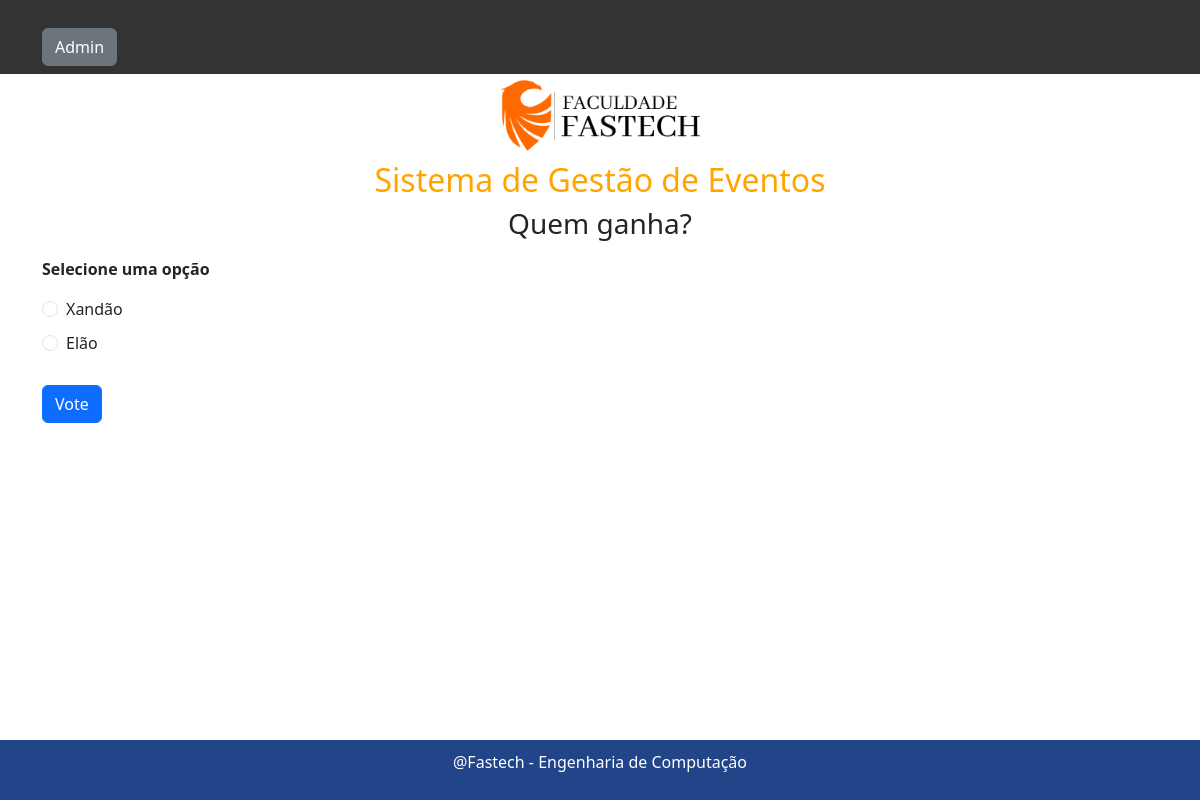
Screenshot of /3/vote with the database file from the repository.
### enquete/models.py (models this page shows, shortened)
class Question(models.Model):
    question_text = models.CharField(max_length=200)
    objects = models.Manager()

class Option(models.Model):
    question = models.ForeignKey(Question, on_delete=models.CASCADE)
    option_text = models.CharField(max_length=200)
    votes = models.IntegerField(default=0)

### enquete/views.py (the view)
# urls.py: path('<int:question_id>/vote', views.vote, name='vote'),
def vote(request, question_id):
   question = get_object_or_404(Question, pk=question_id)
   try:
       selected_option = question.option_set.get(pk=request.POST['option'])
   except KeyError:
      return render(request, 'enquete/vote.html', {
          'question': question,
          'error_message': "Selecione uma opção",
      })
   else:
       selected_option.votes += 1
       selected_option.save()
       return HttpResponseRedirect(reverse('enquete:results', args=(question_id, )))

### enquete/templates/enquete/vote.html (shortened to what this page needs)
<!DOCTYPE html>
{% load static %}
<html lang="en">
<head>
    <link rel="stylesheet" href="https://cdn.jsdelivr.net/npm/bootstrap@5.3.0/dist/css/bootstrap.min.css">
    <link rel="stylesheet" href="{% static 'enquete/style.css' %}">
</head>
<body>
    <header>
        <nav class="navbar navbar-fixed-top navbar-dark bg-primary">
            <div class="container">
                <a class="btn btn-secondary ml-auto" href="/admin">Admin</a>
            </div>
        </nav>
    </header>
    <div class="logo-container">
        <img src="{% static 'enquete/logo.png' %}" alt="Logo da Empresa">
        <h2 class="project-name">Sistema de Gestão de Eventos</h2>
    </div>
    <div class="container">
        <form action="{% url 'enquete:vote' question.id %}" method="post">
            <fieldset>
                <legend><h3 class="text-center">{{ question.question_text }}</h3></legend>
                {% if error_message %}<p><strong>{{ error_message }}</strong></p>{% endif %}
                {% for option in question.option_set.all %}
                    <div class="form-check">
                        <input class="form-check-input" type="radio" name="option" id="option{{ forloop.counter }}" value="{{ option.id }}">
                        <label class="form-check-label" for="option{{ forloop.counter }}">{{ option.option_text }}</label>
                    </div>
                {% endfor %}
            </fieldset>
            <input class="btn btn-primary" type="submit" value="Vote">
        </form>
    </div>
    <footer>
        <p>@Fastech - Engenharia de Computação</p>
    </footer>
</body>
</html>

### enquete/static/enquete/style.css (style rules this page uses)
body { padding-top: 70px; display: flex; flex-direction: column; min-height: 100vh; }
header { position: fixed; top: 0; left: 0; right: 0; z-index: 100; }
.navbar { background-color: #333333 !important; }
fieldset { border: none; padding: 0; }
legend { text-align: center; }
label { display: block; margin-bottom: 10px; }
input[type="submit"] { margin-top: 20px; }
footer { background-color: #224488; color: #fff; padding: 10px; text-align: center; margin-top: auto; }
a { display: block; text-align: center; margin-top: 20px; }
.logo-container { text-align: center; margin-top: 10px; }
.logo-container img { max-width: 200px; height: auto; }
.project-name { color: #FFA500; margin-top: 10px; }

### rows the page displays
Question: question_text "Quem ganha?"
Option: option_text "Xandão"
Option: option_text "Elão"

### other values shown
{{ error_message }} "Selecione uma opção"
